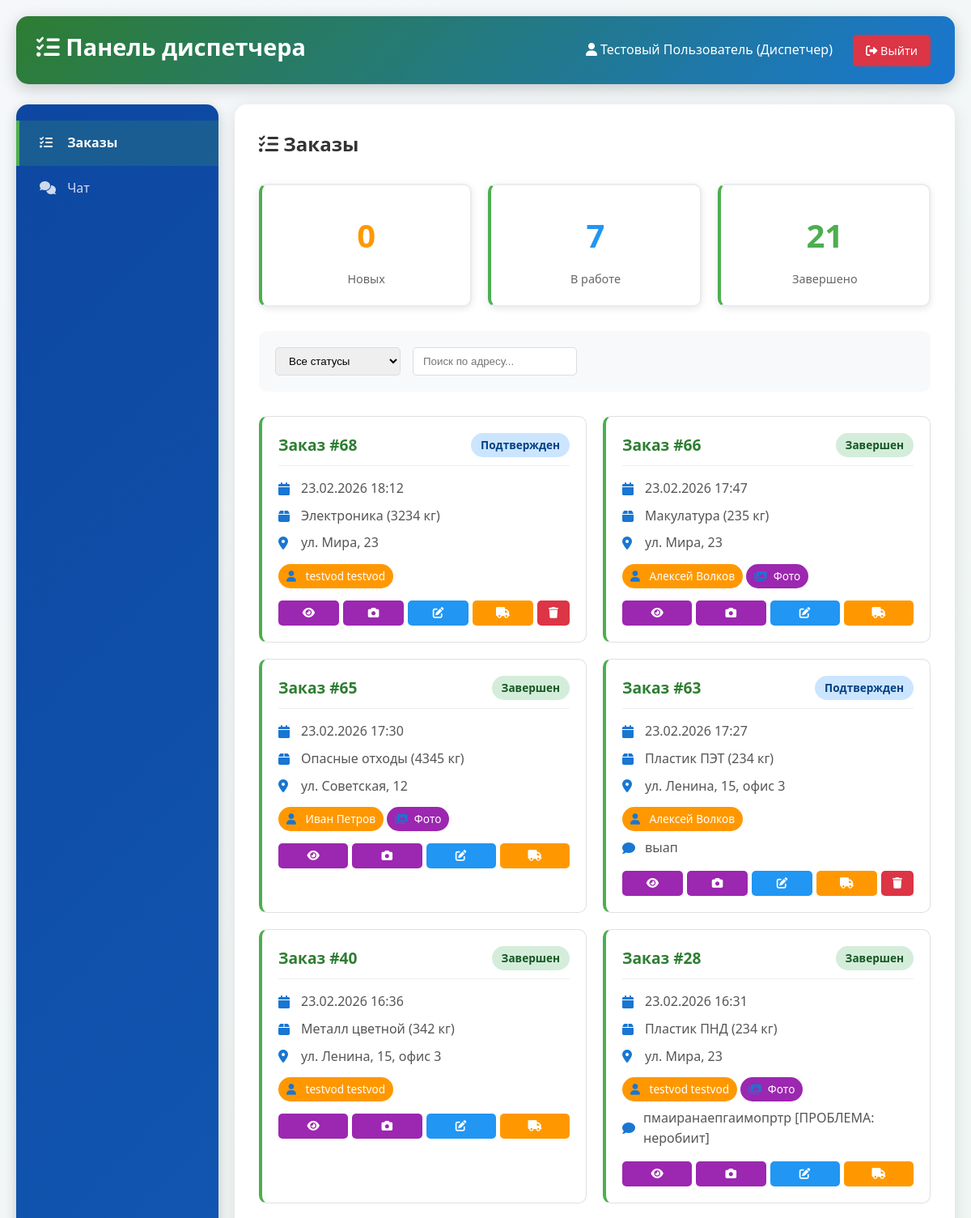
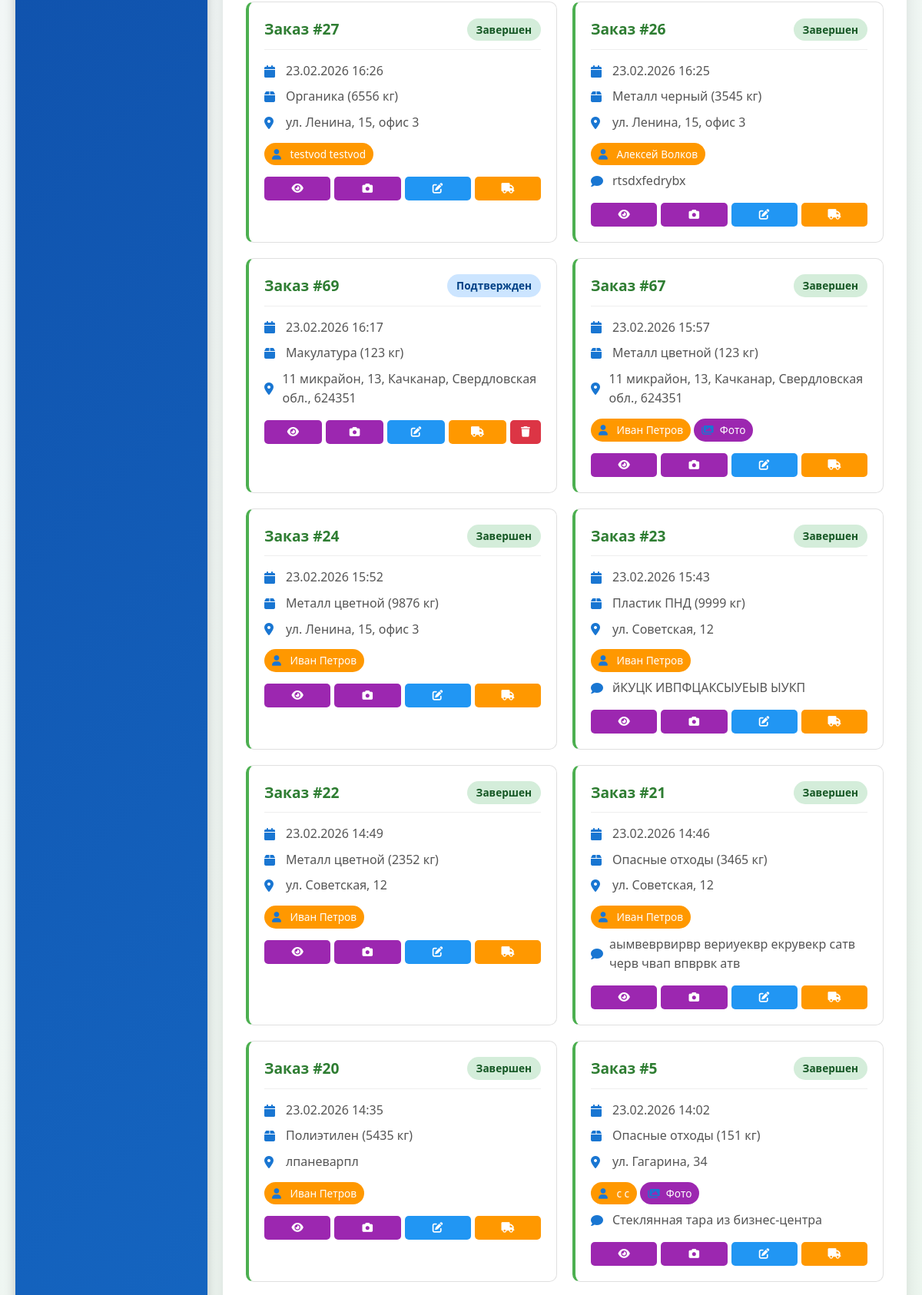
The page /Green_Mile/dispatcher.php (signed in, upper part) on the database its author committed (2 pictures, top to bottom).
### tables this page shows
CREATE TABLE `users` (
  `id_user` int(11) NOT NULL,
  `Login` varchar(255) DEFAULT NULL,
  `Password` varchar(255) NOT NULL,
  `First_Name` varchar(255) DEFAULT NULL,
  `Last_Name` varchar(255) DEFAULT NULL,
  `role` int(11) NOT NULL,
  `driver_status` enum('free','busy','offline') DEFAULT 'free'
);

CREATE TABLE `orders` (
  `id_order` int(11) NOT NULL,
  `id_client` int(11) DEFAULT NULL,
  `route_id` int(11) DEFAULT NULL,
  `status` int(11) DEFAULT NULL,
  `data_Time` datetime DEFAULT NULL,
  `volume` varchar(255) DEFAULT NULL,
  `addres` varchar(255) DEFAULT NULL,
  `comments` text DEFAULT NULL,
  `id_materials` int(11) DEFAULT NULL
);

CREATE TABLE `materials` (
  `id_material` int(11) NOT NULL,
  `Name_Mat` varchar(255) DEFAULT NULL,
  `comments` text DEFAULT NULL,
  `rate` varchar(255) DEFAULT NULL
);

### Green_Mile/dispatcher.php (the view, shortened to what this page needs)
<?php
include_once 'api/config.php';
$user_id = $_SESSION['user_id'];
$user_query = $conn->query("SELECT * FROM users WHERE id_user = $user_id");
$user = $user_query->fetch_assoc();
$current_tab = isset($_GET['tab']) ? $_GET['tab'] : 'orders';
?>
<!DOCTYPE html>
<html lang="ru">
<head>
    <link rel="stylesheet" href="style.css">
    <link rel="stylesheet" href="https://cdnjs.cloudflare.com/ajax/libs/font-awesome/6.0.0/css/all.min.css">
</head>
<body>
    <div class="container">
        <header class="dashboard-header">
            <h1><i class="fas fa-tasks"></i> Панель диспетчера</h1>
            <div class="user-info">
                <span><i class="fas fa-user"></i> <?php echo $user['First_Name'] . ' ' . $user['Last_Name']; ?> (Диспетчер)</span>
                <a href="Login.php" class="btn btn-danger"><i class="fas fa-sign-out-alt"></i> Выйти</a>
            </div>
        </header>
        <div class="dispatcher-container">
            <nav class="dispatcher-sidebar">
                <div class="dispatcher-nav">
                    <ul>
                        <li><a href="?tab=orders" class="<?php echo $current_tab == 'orders' ? 'active' : ''; ?>">
                            <i class="fas fa-tasks"></i> Заказы
                        </a></li>
                        <li><a href="?tab=chat" class="<?php echo $current_tab == 'chat' ? 'active' : ''; ?>">
                            <i class="fas fa-comments"></i> Чат
                        </a></li>
                    </ul>
                </div>
            </nav>
            <main class="dispatcher-content">
                <div id="tab-orders" class="tab-content <?php echo $current_tab == 'orders' ? 'active' : ''; ?>">
                    <h2><i class="fas fa-tasks"></i> Заказы</h2>
                    <div class="stats-grid">
                        <?php
                        $new_orders = $conn->query("SELECT COUNT(*) as total FROM orders WHERE status = 1")->fetch_assoc()['total'];
                        $active_orders = $conn->query("SELECT COUNT(*) as total FROM orders WHERE status IN (2,3,4)")->fetch_assoc()['total'];
                        $completed_orders = $conn->query("SELECT COUNT(*) as total FROM orders WHERE status = 5")->fetch_assoc()['total'];
                        ?>
                        <div class="stat-card">
                            <div class="stat-value" style="color: #FF9800;"><?php echo $new_orders; ?></div>
                            <div class="stat-label">Новых</div>
                        </div>
                        <div class="stat-card">
                            <div class="stat-value" style="color: #2196F3;"><?php echo $active_orders; ?></div>
                            <div class="stat-label">В работе</div>
                        </div>
                        <div class="stat-card">
                            <div class="stat-value" style="color: #4CAF50;"><?php echo $completed_orders; ?></div>
                            <div class="stat-label">Завершено</div>
                        </div>
                    </div>
                    <div class="filters">
                        <select id="status-filter" onchange="filterOrders()">
                            <option value="all">Все статусы</option>
                        </select>
                        <input type="text" id="search-filter" placeholder="Поиск по адресу..." onkeyup="filterOrders()">
                    </div>
                    <div class="orders-grid" id="orders-container">
                        <?php
                        $orders = $conn->query("SELECT o.*, m.Name_Mat as material_name,
                                                       co.photo, co.photo1, co.photo2
                                                FROM orders o
                                                LEFT JOIN materials m ON o.id_materials = m.id_material
                                                LEFT JOIN complete_orders co ON o.id_order = co.id_order
                                                ORDER BY o.data_Time DESC");
                        while($order = $orders->fetch_assoc()):
                            $status_text = [1 => 'Новый', 2 => 'Подтвержден', 3 => 'В пути', 4 => 'На месте', 5 => 'Завершен'][$order['status']];
                            $status_class = [1 => 'status-1', 2 => 'status-2', 3 => 'status-3', 4 => 'status-4', 5 => 'status-5'][$order['status']];
                            $assigned_driver = $conn->query("SELECT u.First_Name, u.Last_Name FROM complete_orders co JOIN transport t ON co.id_transport = t.id_transport JOIN users u ON t.id_user = u.id_user  WHERE co.id_order = {$order['id_order']}")->fetch_assoc();
                            $has_photos = !empty(trim($order['photo'] ?? '')) || !empty(trim($order['photo1'] ?? '')) || !empty(trim($order['photo2'] ?? ''));
                        ?>
                        <div class="order-card" data-status="<?php echo $order['status']; ?>">
                            <div class="order-header">
                                <h3>Заказ #<?php echo $order['id_order']; ?></h3>
                                <span class="order-status <?php echo $status_class; ?>"><?php echo $status_text; ?></span>
                            </div>
                            <div class="order-info">
                                <p><i class="fas fa-calendar"></i> <?php echo date('d.m.Y H:i', strtotime($order['data_Time'])); ?></p>
                                <p><i class="fas fa-box"></i> <?php echo $order['material_name']; ?> (<?php echo $order['volume']; ?> кг)</p>
                                <p><i class="fas fa-map-marker-alt"></i> <?php echo $order['addres']; ?></p>
                                <?php if ($assigned_driver): ?>
                                    <span class="driver-badge">
                                        <i class="fas fa-user"></i> <?php echo $assigned_driver['First_Name'] . ' ' . $assigned_driver['Last_Name']; ?>
                                    </span>
                                <?php endif; ?>
                                <?php if ($has_photos): ?>
                                    <span class="photo-badge" onclick="viewOrderPhotos(
                                        <?php echo $order['id_order']; ?>,
                                        '<?php echo addslashes(trim($order['photo'] ?? '')); ?>',
                                        '<?php echo addslashes(trim($order['photo1'] ?? '')); ?>',
                                        '<?php echo addslashes(trim($order['photo2'] ?? '')); ?>'
                                    )">
                                        <i class="fas fa-images"></i> Фото
                                    </span>
                                <?php endif; ?>
                                <?php if ($order['comments']): ?>
                                    <p><i class="fas fa-comment"></i> <?php echo $order['comments']; ?></p>
                                <?php endif; ?>
                            </div>
                            <div class="order-actions">
                                <button class="btn-view" onclick="viewOrderPhotos(
                                    <?php echo $order['id_order']; ?>,
                                    '<?php echo addslashes(trim($order['photo'] ?? '')); ?>',
                                    '<?php echo addslashes(trim($order['photo1'] ?? '')); ?>',
                                    '<?php echo addslashes(trim($order['photo2'] ?? '')); ?>'
                                )">
                                    <i class="fas fa-eye"></i>
                                </button>
                                <button class="btn-photo" onclick="showPhotoUploadModal(<?php echo $order['id_order']; ?>)">
                                    <i class="fas fa-camera"></i>
                                </button>
                                <button class="btn-edit" onclick="editOrder(<?php echo $order['id_order']; ?>)">
                                    <i class="fas fa-edit"></i>
                                </button>
                                <button class="btn-assign-driver" onclick="showAssignDriverModal(<?php echo $order['id_order']; ?>)">
                                    <i class="fas fa-truck"></i>
                                </button>
                                <?php if ($order['status'] != 5): ?>
                                    <form method="POST" style="display: inline;" onsubmit="return confirm('Удалить заказ?')">
                                        <button type="submit" name="delete_order" class="btn-delete">
                                            <i class="fas fa-trash"></i>
                                        </button>
                                    </form>
                                <?php endif; ?>
                            </div>
                        </div>
                        <?php endwhile; ?>
                    </div>
                </div>
            </main>
        </div>
    </div>
</body>
</html>

### Green_Mile/style.css (style rules this page uses)
* { margin: 0; padding: 0; box-sizing: border-box; }
body { font-family: 'Segoe UI', Tahoma, Geneva, Verdana, sans-serif; line-height: 1.6; color: #333; background-color: #f5f5f5; }
.container { max-width: 1200px; margin: 0 auto; padding: 20px; min-height: 100vh; display: flex; flex-direction: column; }
header { background: linear-gradient(135deg, #2c3e50, #4CAF50); color: white; padding: 2rem; border-radius: 10px; margin-bottom: 2rem; text-align: center; }
header h1 { font-size: 2.5rem; margin-bottom: 0.5rem; }
.btn { display: inline-block; background: #4CAF50; color: white; padding: 12px 24px; text-decoration: none; border-radius: 5px; border: none; cursor: pointer; font-size: 1rem; transition: background 0.3s; margin: 5px; }
.dashboard-header { display: flex; justify-content: space-between; align-items: center; padding: 1rem 2rem; }
.user-info { text-align: right; }
.stats-grid { display: grid; grid-template-columns: repeat(auto-fit, minmax(200px, 1fr)); gap: 20px; margin-top: 1rem; }
.stat-card { background: #f8f9fa; padding: 1.5rem; border-radius: 10px; text-align: center; border: 2px solid #e9ecef; }

### rows shown on the page
users: First_Name "Тестовый", Last_Name "Пользователь"
orders: id_order "68", status "Подтвержден", data_Time "23.02.2026 18:12", id_materials.Name_Mat "Электроника", volume "3234", addres "ул. Мира, 23", users.First_Name "testvod", users.Last_Name "testvod"
orders: id_order "66", status "Завершен", data_Time "23.02.2026 17:47", id_materials.Name_Mat "Макулатура", volume "235", addres "ул. Мира, 23", users.First_Name "Алексей", users.Last_Name "Волков"
orders: id_order "65", status "Завершен", data_Time "23.02.2026 17:30", id_materials.Name_Mat "Опасные отходы", volume "4345", addres "ул. Советская, 12", users.First_Name "Иван", users.Last_Name "Петров"
orders: id_order "63", status "Подтвержден", data_Time "23.02.2026 17:27", id_materials.Name_Mat "Пластик ПЭТ", volume "234", addres "ул. Ленина, 15, офис 3", users.First_Name "Алексей", users.Last_Name "Волков", comments "выап"
orders: id_order "40", status "Завершен", data_Time "23.02.2026 16:36", id_materials.Name_Mat "Металл цветной", volume "342", addres "ул. Ленина, 15, офис 3", users.First_Name "testvod", users.Last_Name "testvod"
orders: id_order "28", status "Завершен", data_Time "23.02.2026 16:31", id_materials.Name_Mat "Пластик ПНД", volume "234", addres "ул. Мира, 23", users.First_Name "testvod", users.Last_Name "testvod", comments "пмаиранаепгаимопртр [ПРОБЛЕМА: неробиит]"
orders: id_order "27", status "Завершен", data_Time "23.02.2026 16:26", id_materials.Name_Mat "Органика", volume "6556", addres "ул. Ленина, 15, офис 3", users.First_Name "testvod", users.Last_Name "testvod"
orders: id_order "26", status "Завершен", data_Time "23.02.2026 16:25", id_materials.Name_Mat "Металл черный", volume "3545", addres "ул. Ленина, 15, офис 3", users.First_Name "Алексей", users.Last_Name "Волков", comments "rtsdxfedrybx"
orders: id_order "69", status "Подтвержден", data_Time "23.02.2026 16:17", id_materials.Name_Mat "Макулатура", volume "123", addres "11 микрайон, 13, Качканар, Свердловская обл., 624351"
orders: id_order "67", status "Завершен", data_Time "23.02.2026 15:57", id_materials.Name_Mat "Металл цветной", volume "123", addres "11 микрайон, 13, Качканар, Свердловская обл., 624351", users.First_Name "Иван", users.Last_Name "Петров"
orders: id_order "24", status "Завершен", data_Time "23.02.2026 15:52", id_materials.Name_Mat "Металл цветной", volume "9876", addres "ул. Ленина, 15, офис 3", users.First_Name "Иван", users.Last_Name "Петров"
orders: id_order "23", status "Завершен", data_Time "23.02.2026 15:43", id_materials.Name_Mat "Пластик ПНД", volume "9999", addres "ул. Советская, 12", users.First_Name "Иван", users.Last_Name "Петров", comments "йКУЦК ИВПФЦАКСЫУЕЫВ ЫУКП"
orders: id_order "22", status "Завершен", data_Time "23.02.2026 14:49", id_materials.Name_Mat "Металл цветной", volume "2352", addres "ул. Советская, 12", users.First_Name "Иван", users.Last_Name "Петров"
orders: id_order "21", status "Завершен", data_Time "23.02.2026 14:46", id_materials.Name_Mat "Опасные отходы", volume "3465", addres "ул. Советская, 12", users.First_Name "Иван", users.Last_Name "Петров", comments "аымвеврвирвр вериуеквр екрувекр сатв черв чвап впврвк атв"
orders: id_order "20", status "Завершен", data_Time "23.02.2026 14:35", id_materials.Name_Mat "Полиэтилен", volume "5435", addres "лпаневарпл", users.First_Name "Иван", users.Last_Name "Петров"
orders: id_order "5", status "Завершен", data_Time "23.02.2026 14:02", id_materials.Name_Mat "Опасные отходы", volume "151", addres "ул. Гагарина, 34", users.First_Name "c", users.Last_Name "c", comments "Стеклянная тара из бизнес-центра"

### other values the page prints
$new_orders "0"
$active_orders "7"
$completed_orders "21"
